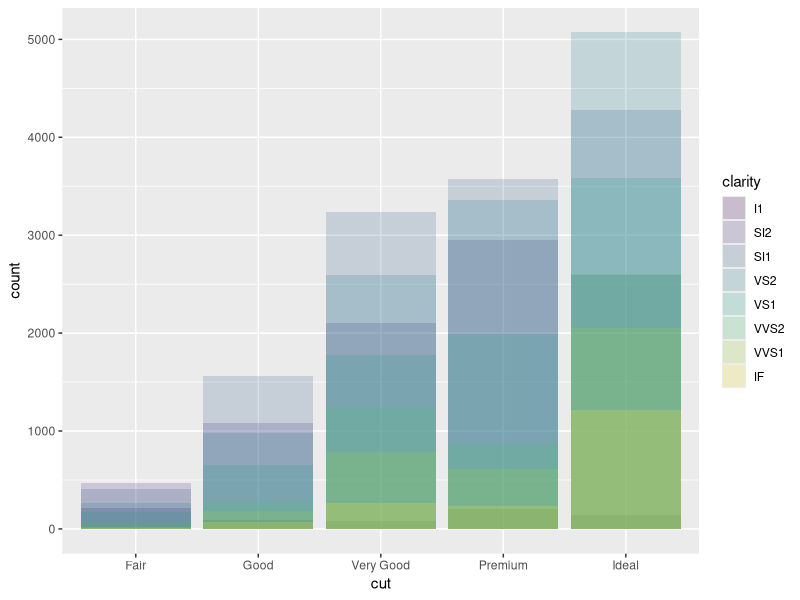
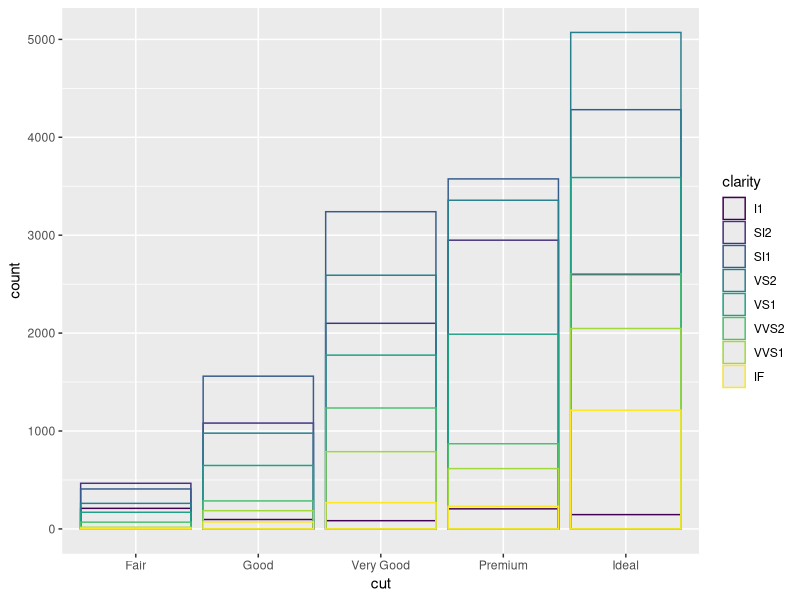

Write the R code that produced these figures, in order.
# importing libraries
library(tidyverse)
library(ggplot2)

ggplot(data = diamonds, mapping = aes(x = cut, fill = clarity)) + 
  geom_bar(alpha = 1/5, position = "identity")

ggplot(data = diamonds, mapping = aes(x = cut, colour = clarity)) + 
  geom_bar(fill = NA, position = "identity")